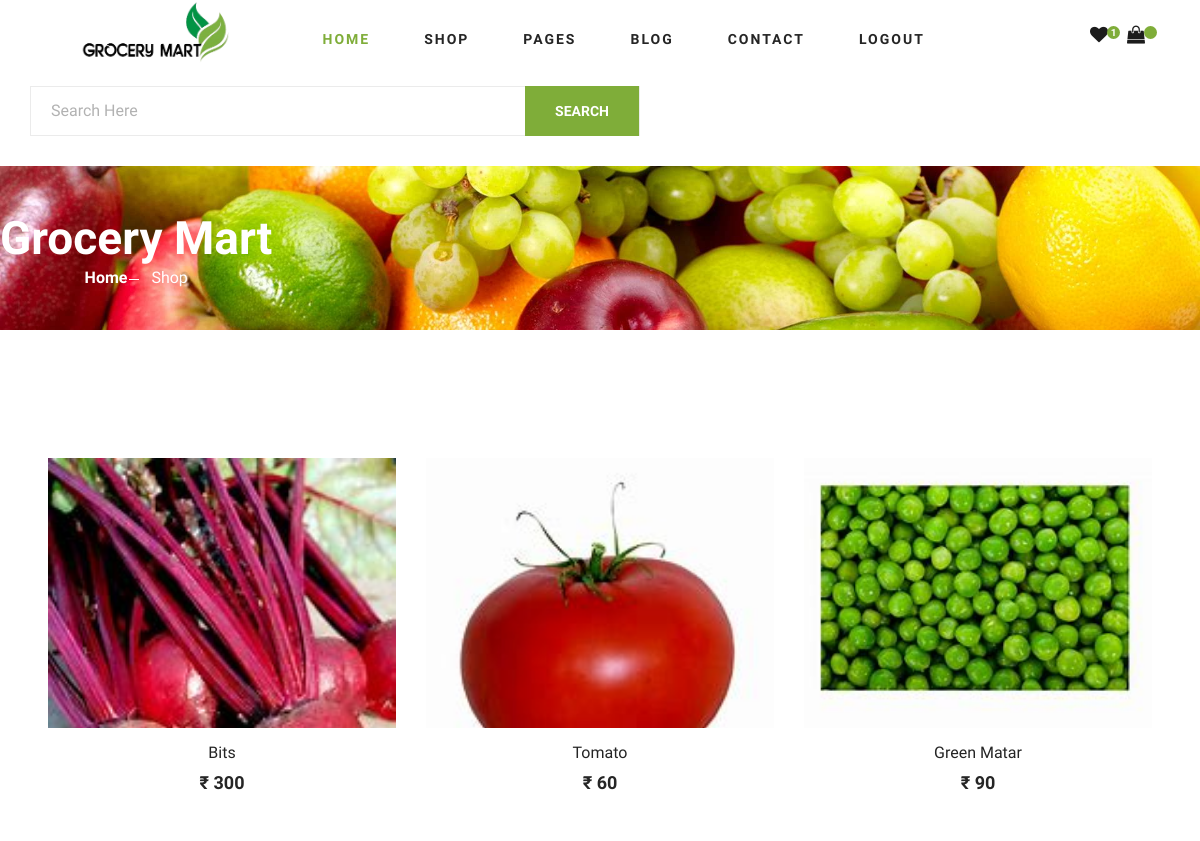
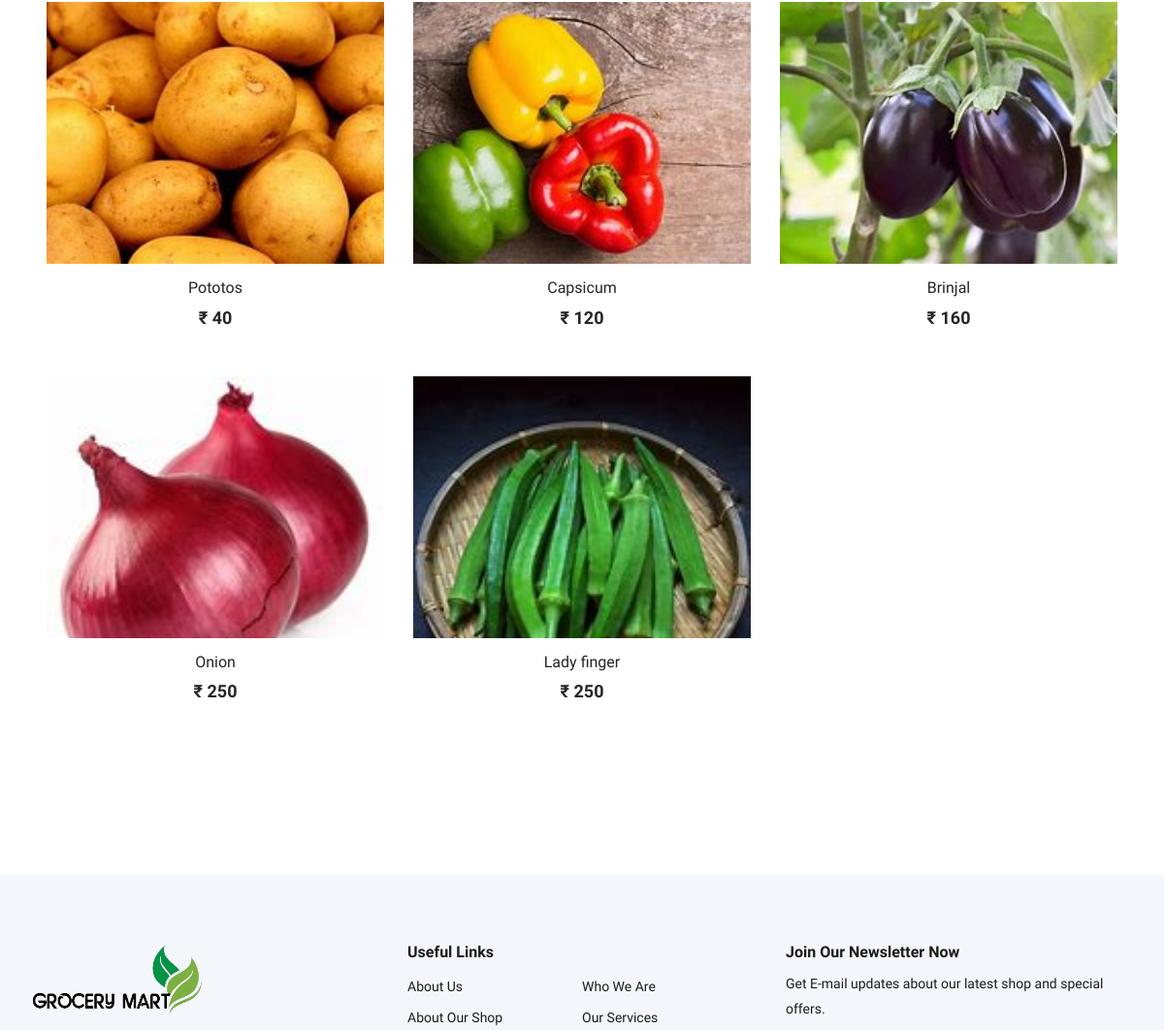
Before: /category/2 (upper part) with the older database file (2 pictures, top to bottom).
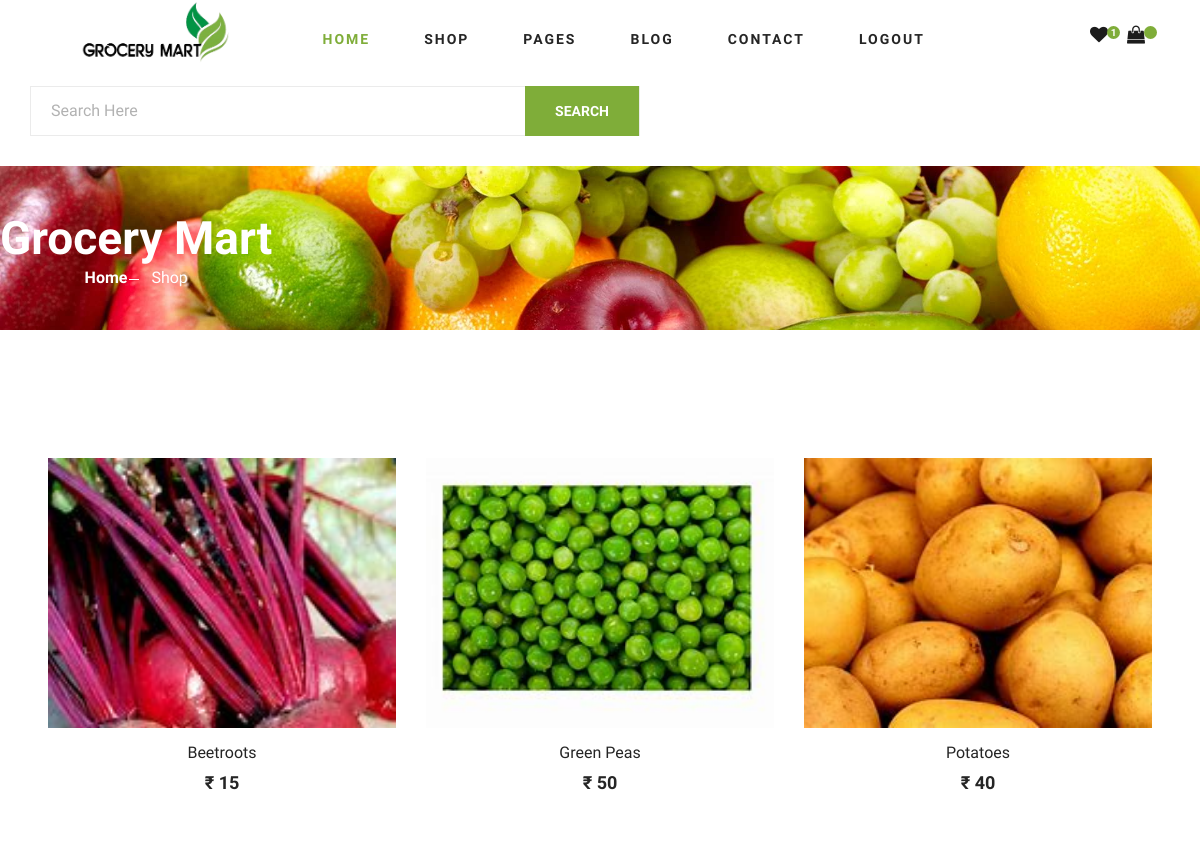
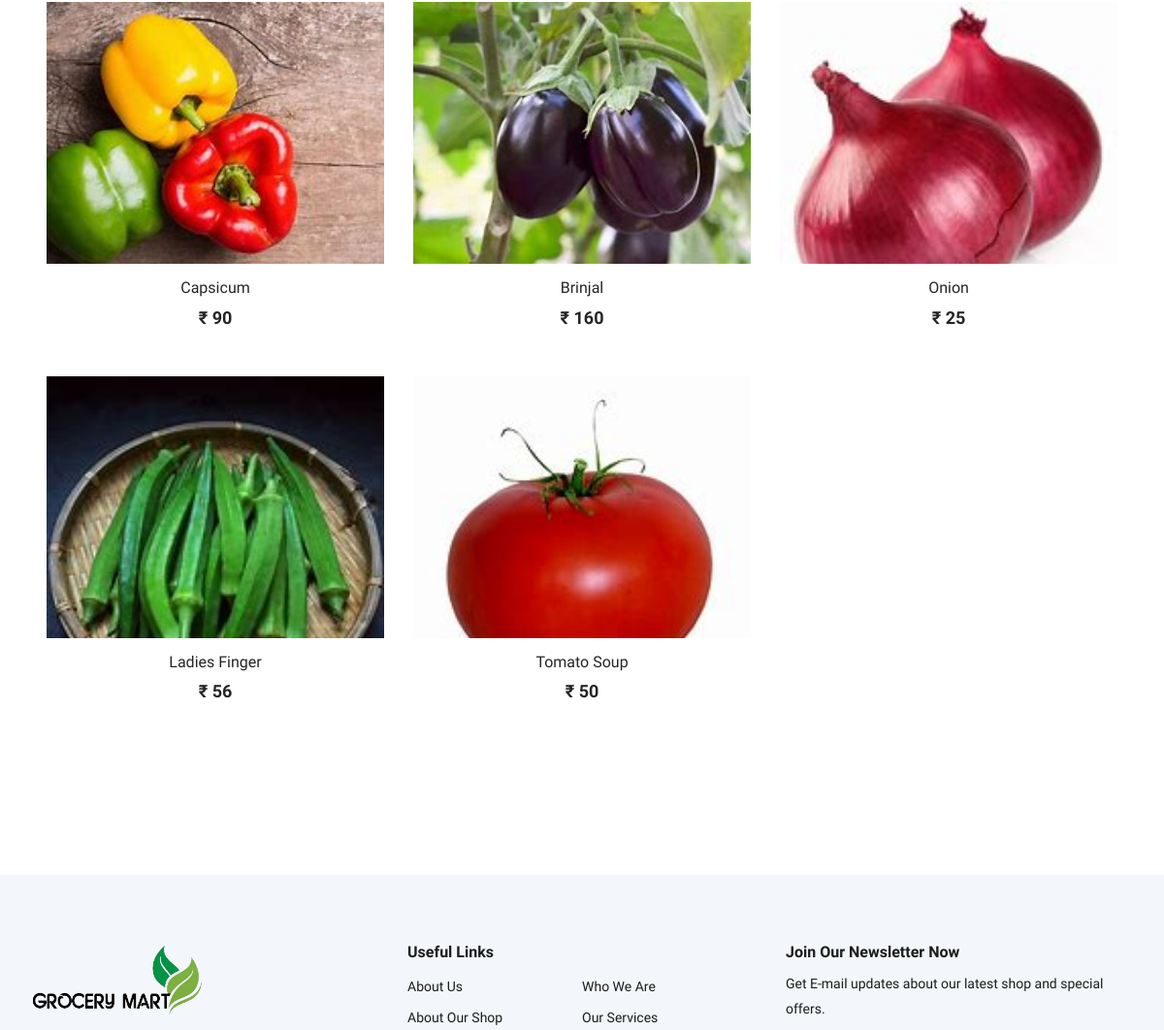
After: the same page with the newer database file (2 pictures, top to bottom).
### myapp/models.py (models this page shows, shortened)
class Add_product(models.Model):
    main_id = models.ForeignKey(maincatagory,on_delete=models.CASCADE)
    user_id = models.ForeignKey(User, on_delete=models.CASCADE)
    pic = models.ImageField(upload_to = "img")
    name = models.CharField(max_length=30)
    quantuty = models.IntegerField(default=1)
    price = models.IntegerField()

### myapp/views.py (the view)
# urls.py: path('category/<str:id>',views.category,name='category'),
def category(request,id):
    mid = Add_product.objects.filter(main_id = id)
    context = {
        'mid' : mid
    }
    return render(request,"myapp/category.html",context)

### myapp/templates/myapp/category.html (shortened to what this page needs)
{% extends 'myapp/index.html' %}
{% load static %}
{% block content %}
<div class="container">
    <section class="hero hero-normal">
        <div class="row">
            <div class="col-lg-9">
                <div class="hero__search">
                    <div class="hero__search__form">
                        <form class="d-flex justify-content-between search-inner" action="/searchview" method="get">
                            <input type="text" class="form-control" id="search_input" placeholder="Search Here"
                                name="srch">
                            <button type="submit" class="site-btn">SEARCH</button>
                        </form>
                </div>
            </div>
        </div>
    </section>
</div>
<section class="breadcrumb-section set-bg" data-setbg="{% static 'img/ab_2.jpg' %}">
    <div class="row">
        <div class="col-lg-12 text-center">
            <div class="breadcrumb__text">
                <h2>Grocery Mart</h2>
                <div class="breadcrumb__option">
                    <a href="{% url 'index' %}">Home</a>
                    <span>Shop</span>
                </div>
            </div>
        </div>
    </div>
</section>
<section class="product spad">
    <div class="row p-5">
        {% for i in mid %}
        <div class="col-lg-4 col-md-6 col-sm-6">
            <div class="product__item">
                <div class="product__item__pic set-bg" data-setbg="{{i.pic.url}}">
                </div>
                <div class="product__item__text">
                    <h6><a href="#">{{i.name}}</a></h6>
                    <h5>₹ {{i.price}}</h5>
                </div>
            </div>
        </div>
        {% endfor %}
    </div>
</section>
{% endblock %}

Changed rows visible on the page:
removed Add_product: name "Tomato", price "60"
changed Add_product: name "Bits" → "Beetroots"; price "300" → "15"
changed Add_product: name "Green Matar" → "Green Peas"; price "90" → "50"
changed Add_product: name "Pototos" → "Potatoes"
changed Add_product "Capsicum": price "120" → "90"
changed Add_product "Onion": price "250" → "25"
changed Add_product: name "Lady finger" → "Ladies Finger"; price "250" → "56"
added Add_product: name "Tomato Soup", price "50"
